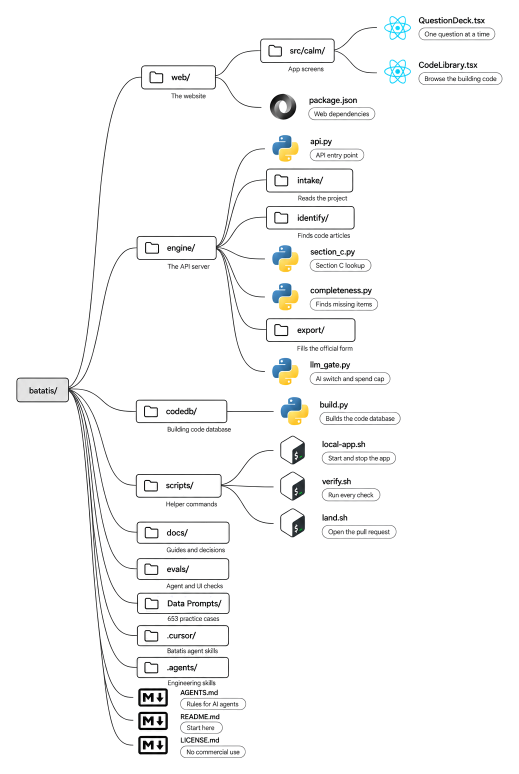
#> input picture .agents/skills/prettyme/assets/examples/folder-tree-backend.png, 1037 x 1548 px (shown at 1/2 size)
$ python finish_image.py ../assets/examples/folder-tree-backend.png out.png
#> lines starting #> are read from the running program, lines starting #| are printed output that depends on the picture; after the words box and inside, x2 and y2 are one past the last pixel; in counts of white or black regions, pixels touching at a corner belong together
#!/usr/bin/env python3
"""Clean up a generated diagram for a README.

Usage:
    finish_image.py IN.png OUT.png [--margin 32] [--gray]

Turns near-white specks pure white, trims the empty margins, and adds an even white border.
Use --gray only for a diagram that must be strictly black, white, and gray: it erases red,
stage tints, and logo colors. Needs Pillow (pip install pillow).
"""
import argparse
import sys

try:
    from PIL import Image, ImageChops
except ImportError:
    sys.exit('finish_image.py: needs Pillow. Install it with: python3 -m pip install pillow')

NEAR_WHITE = 246   # every channel at or above this becomes pure white
INK = 240          # anything darker than this counts as content when trimming


def finish(src, out, margin, gray):
#> called with out = 'out.png', margin = 32, gray = False
    image = Image.open(src).convert('RGB')
#> image is the input picture: PIL image 1037x1548 RGB; mean R, G, B 246.9, 247.2, 247
    if gray:
        image = image.convert('L').convert('RGB')
    channels = [band.point(lambda value: 255 if value >= NEAR_WHITE else 0) for band in image.split()]
#> channels = 3 items
    near_white = ImageChops.multiply(ImageChops.multiply(channels[0], channels[1]), channels[2])
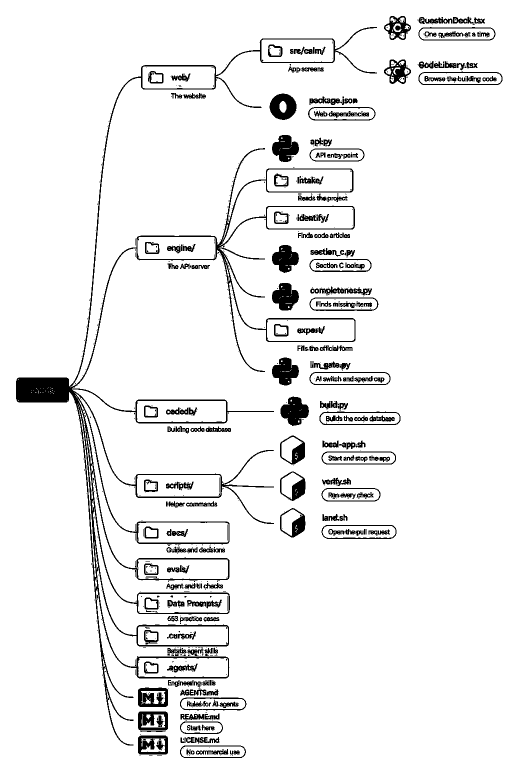
#> near_white: PIL image 1037x1548 L (shown at 1/2 size); 93.5% white; 863 black regions (630 under 20 px), largest, box (x1, y1, x2, y2) and area: (32, 54, 754, 1491) 36055, (561, 794, 618, 852) 2163, (544, 566, 598, 621) 2002
    image.paste((255, 255, 255), mask=near_white)
    ink = image.convert('L').point(lambda value: 255 if value < INK else 0)
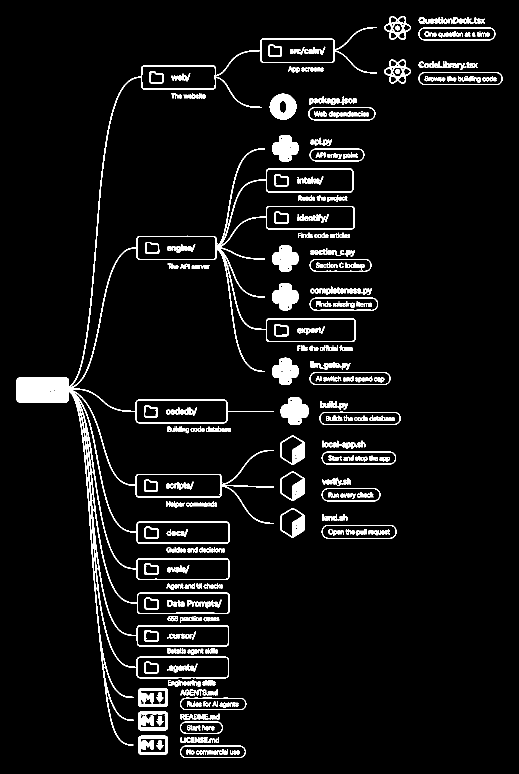
#> ink: PIL image 1037x1548 L (shown at 1/2 size); 6% white; 371 white regions (91 under 20 px), largest, box (x1, y1, x2, y2) and area: (32, 54, 754, 1491) 34427, (561, 794, 617, 850) 2065, (539, 187, 593, 240) 1922
    box = ink.getbbox()
#> box = (32, 32, 1005, 1516)
    if box is None:
        raise SystemExit(f'{src} looks blank; nothing to keep.')
    content = image.crop(box)
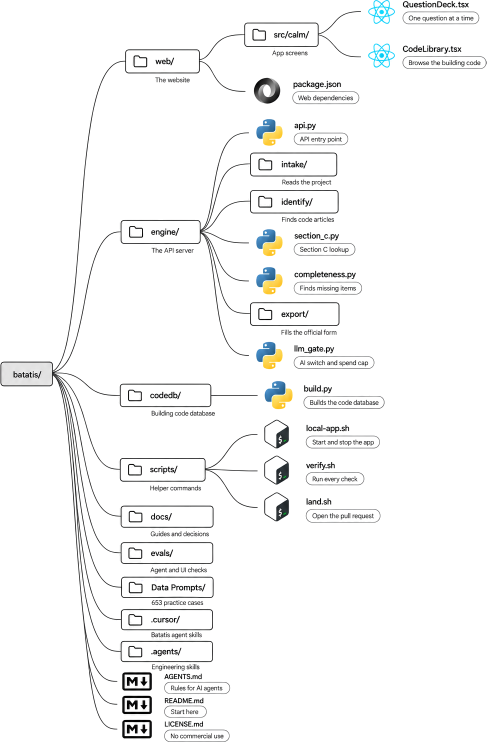
#> content: PIL image 973x1484 RGB (shown at 1/2 size); mean R, G, B 246, 246.3, 246.1
    canvas = Image.new('RGB', (content.width + 2 * margin, content.height + 2 * margin), (255, 255, 255))
#> canvas: PIL image 1037x1548 RGB; every value is 255
    canvas.paste(content, (margin, margin))
    canvas.save(out, optimize=True)
    return box, canvas.size


def main():
    parser = argparse.ArgumentParser(description='Clean up a generated README diagram.')
    parser.add_argument('src')
    parser.add_argument('out')
    parser.add_argument('--margin', type=int, default=32, help='white border in pixels (default 32)')
    parser.add_argument('--gray', action='store_true', help='make the image strictly grayscale')
    args = parser.parse_args()
    box, size = finish(args.src, args.out, args.margin, args.gray)
#> box = (32, 32, 1005, 1516); size = (1037, 1548)
    print(f'{args.out}: kept {box}, saved at {size[0]} x {size[1]}')
#| out.png: kept (32, 32, 1005, 1516), saved at 1037 x 1548
    return 0


if __name__ == '__main__':
    sys.exit(main())
#> (the program exits here)

$ run again, on .agents/skills/prettyme/assets/examples/how-it-works.png
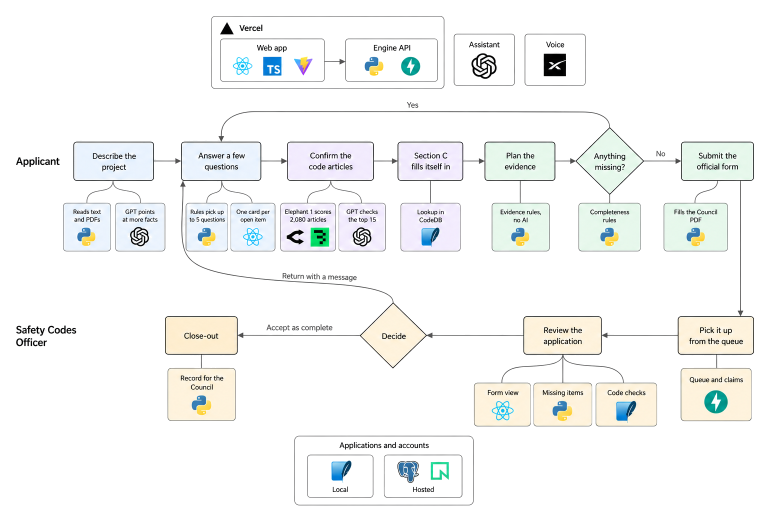
#> input picture .agents/skills/prettyme/assets/examples/how-it-works.png, 1540 x 1043 px (shown at 1/2 size)
#> in finish, image is the input picture: PIL image 1540x1043 RGB; mean R, G, B 245, 246.1, 245.1
#> channels = 3 items
#> near_white: PIL image 1540x1043 L; 79.9% white; 267 black regions (197 under 20 px), largest, box (x1, y1, x2, y2) and area: (126, 222, 1508, 853) 291319, (422, 32, 889, 178) 2418, (440, 77, 876, 164) 2354
#> in finish, `ink = image.convert('L').point(lambda value: 255 if value < INK else 0)`:
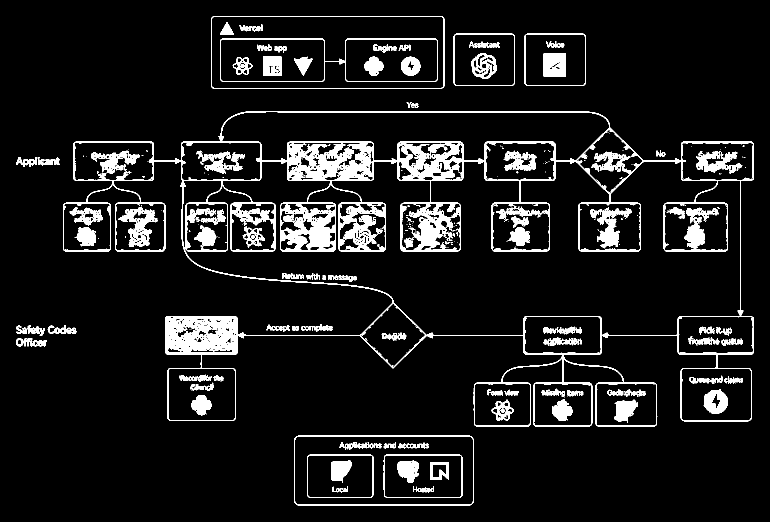
#> ink: PIL image 1540x1043 L (shown at 1/2 size); 8.4% white; 704 white regions (452 under 20 px), largest, box (x1, y1, x2, y2) and area: (126, 222, 1508, 853) 60662, (563, 408, 669, 500) 3636, (422, 32, 889, 178) 2415
#> in finish, `box = ink.getbbox()`: box = (32, 32, 1508, 1011)
#> in finish, `content = image.crop(box)`:
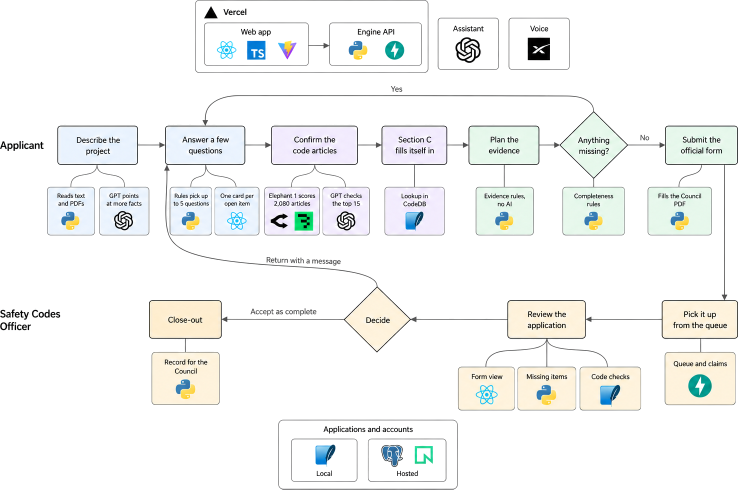
#> content: PIL image 1476x979 RGB (shown at 1/2 size); mean R, G, B 243.9, 245.1, 244
#> canvas: PIL image 1540x1043 RGB; every value is 255
#> in main, `box, size = finish(args.src, args.out, args.margin, args.gray)`: size = (1540, 1043)
#| out.png: kept (32, 32, 1508, 1011), saved at 1540 x 1043

$ run again, on .agents/skills/prettyme/assets/examples/solution.png
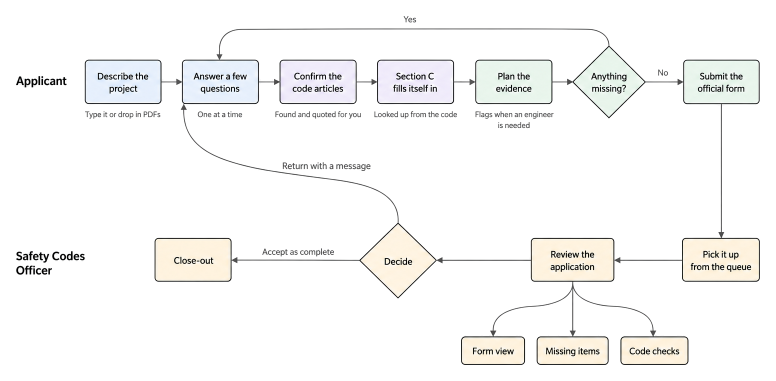
#> input picture .agents/skills/prettyme/assets/examples/solution.png, 1552 x 762 px (shown at 1/2 size)
#> in finish, image is the input picture: PIL image 1552x762 RGB; mean R, G, B 247.3, 247.2, 246.4
#> channels = 3 items
#> near_white: PIL image 1552x762 L; 84.1% white; 234 black regions (155 under 20 px), largest, box (x1, y1, x2, y2) and area: (169, 57, 1520, 730) 176547, (32, 502, 102, 526) 802, (32, 531, 71, 550) 416
#> in finish, `ink = image.convert('L').point(lambda value: 255 if value < INK else 0)`:
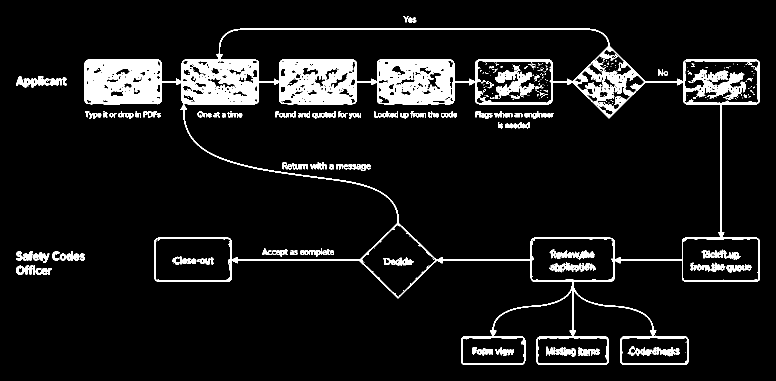
#> ink: PIL image 1552x762 L (shown at 1/2 size); 7.9% white; 544 white regions (381 under 20 px), largest, box (x1, y1, x2, y2) and area: (169, 57, 1520, 730) 68515, (1370, 140, 1492, 202) 2664, (992, 144, 1068, 192) 1379
#> in finish, `box = ink.getbbox()`: box = (32, 32, 1520, 730)
#> in finish, `content = image.crop(box)`:
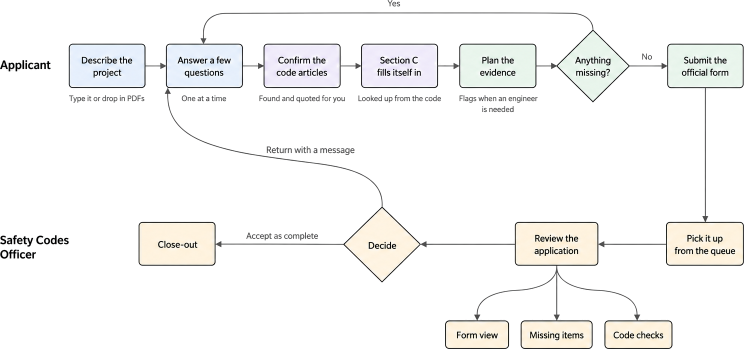
#> content: PIL image 1488x698 RGB (shown at 1/2 size); mean R, G, B 246.2, 246.1, 245.2
#> canvas: PIL image 1552x762 RGB; every value is 255
#> in main, `box, size = finish(args.src, args.out, args.margin, args.gray)`: size = (1552, 762)
#| out.png: kept (32, 32, 1520, 730), saved at 1552 x 762

$ run again, on .agents/skills/prettyme/assets/examples/todays-process.png
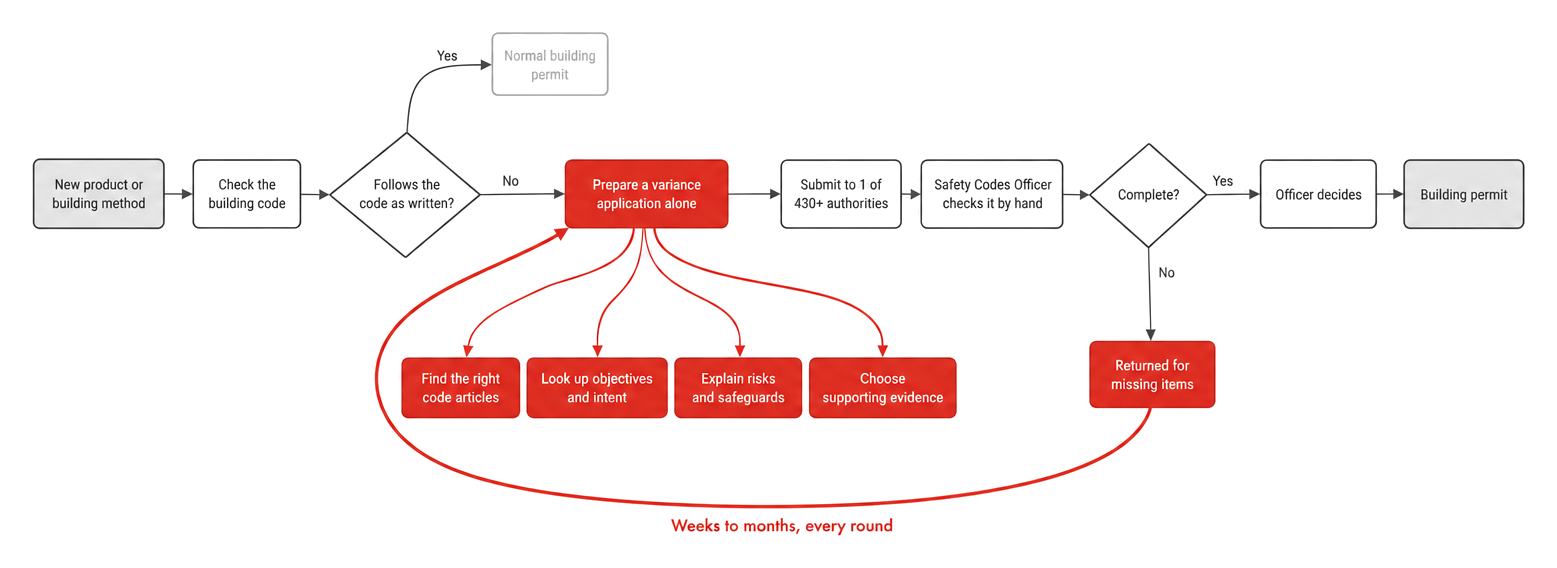
#> input picture .agents/skills/prettyme/assets/examples/todays-process.png, 1557 x 568 px
#> in finish, image is the input picture: PIL image 1557x568 RGB; mean R, G, B 249.9, 238.9, 238.1
#> channels = 3 items
#> near_white: PIL image 1557x568 L; 89.1% white; 177 black regions (104 under 20 px), largest, box (x1, y1, x2, y2) and area: (32, 32, 1525, 509) 87497, (670, 518, 721, 532) 417, (740, 518, 788, 532) 365
#> in finish, `ink = image.convert('L').point(lambda value: 255 if value < INK else 0)`:
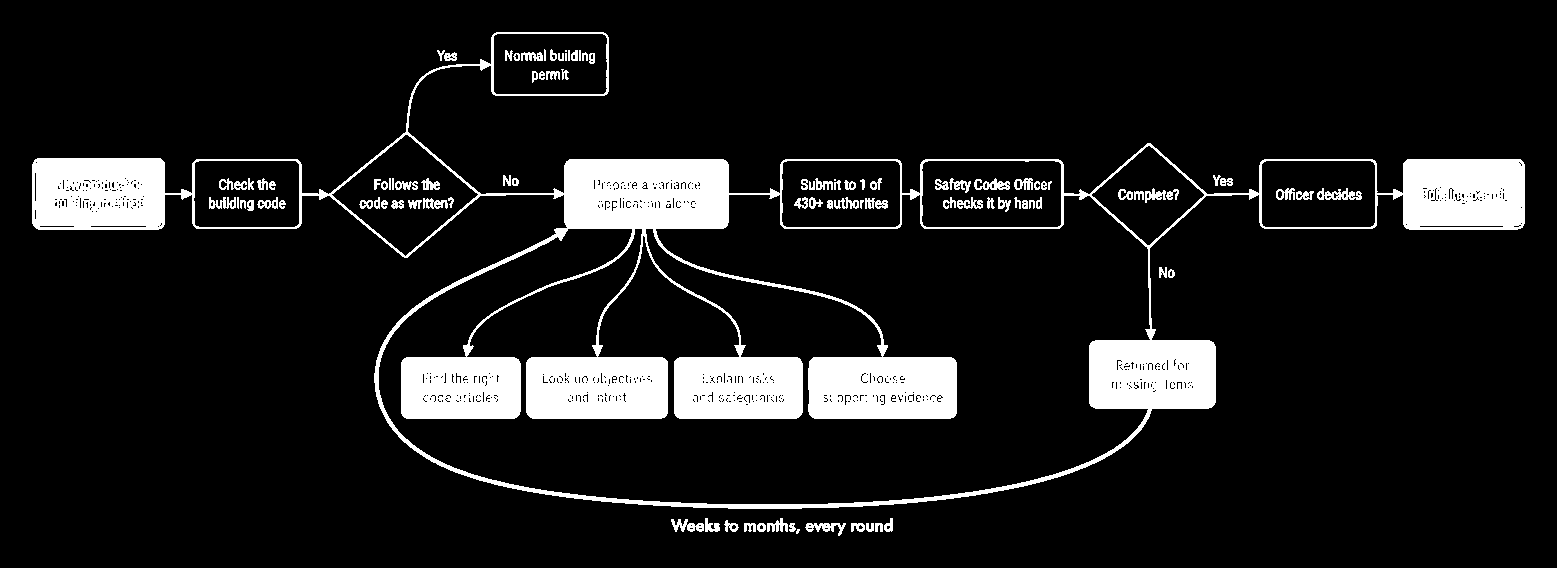
#> ink: PIL image 1557x568 L; 10.4% white; 98 white regions (4 under 20 px), largest, box (x1, y1, x2, y2) and area: (32, 32, 1525, 509) 84369, (1317, 188, 1362, 200) 304, (805, 523, 846, 536) 248
#> in finish, `box = ink.getbbox()`: box = (32, 32, 1525, 536)
#> in finish, `content = image.crop(box)`:
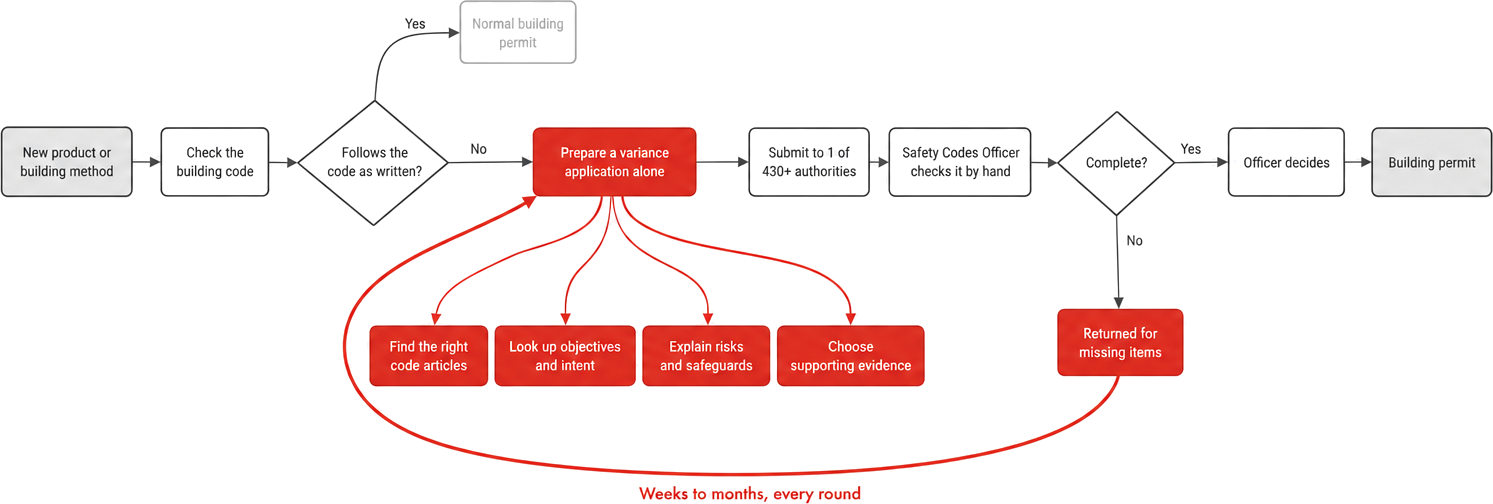
#> content: PIL image 1493x504 RGB; mean R, G, B 249, 236, 235.2
#> canvas: PIL image 1557x568 RGB; every value is 255
#> in main, `box, size = finish(args.src, args.out, args.margin, args.gray)`: size = (1557, 568)
#| out.png: kept (32, 32, 1525, 536), saved at 1557 x 568
